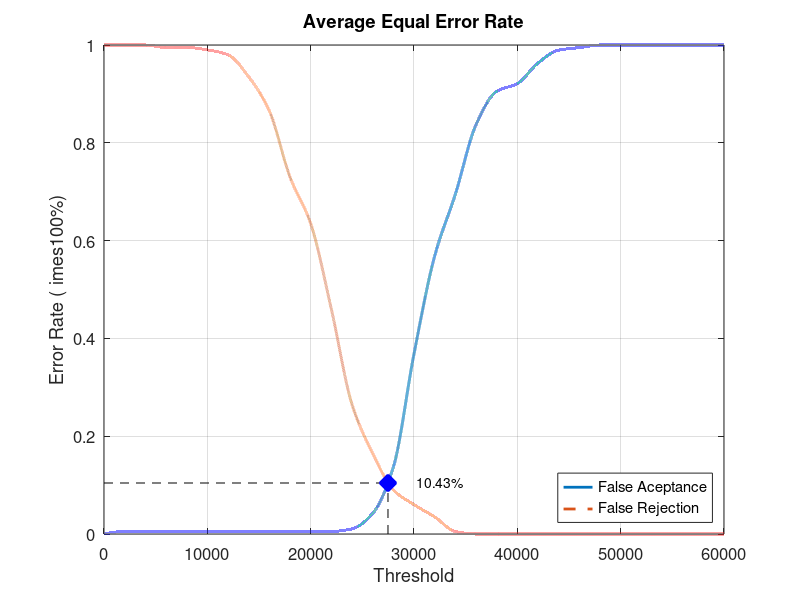
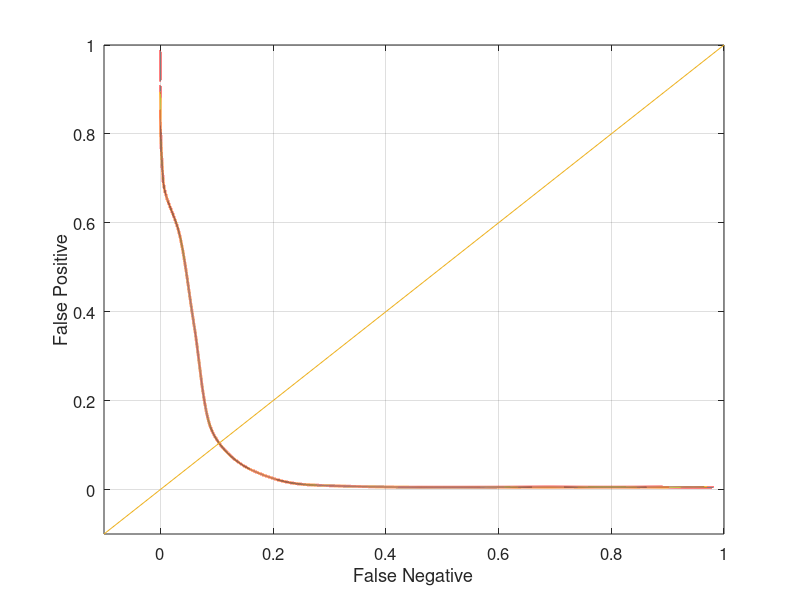

Write the MATLAB code that produced these figures, in order.
close all;
clear;
clc;
x = 0:2000:60000;
xq = 0:0.5:60000;

y0 = [0 0.00526316 0.00526316 0.00526316 0.00526316 0.00526316 0.00526316 0.00526316 0.00526316 0.00526316 0.00526316 0.00526316 0.0105263 0.0421053 0.136842 0.368421 0.568421 0.694737 0.836842 0.905263 0.921053 0.963158 0.989474 0.994737 1 1 1 1 1 1 1]
yy0 = interp1(x, y0, xq, 'pchip');
y1 = [1 1 1 0.995 0.995 0.99 0.98 0.935 0.865 0.73 0.635 0.46 0.265 0.165 0.09 0.06 0.035 0.005 0 0 0 0 0 0 0 0 0 0 0 0 0]
yy1 = interp1(x, y1, xq, 'pchip');

% Calculating EER: 
y2 = abs(y0 - y1);
find(y2 == min(y2))
yy2 = abs(yy0 - yy1);
xEER = find(yy2 == min(yy2));
xEERIndex = xq(xEER) % X-axis EER
yEER = yy0(xEER) % Y-axis EER

main = figure
plot(xq, yy0,'-','LineWidth', 2);	hold on
plot(xq, yy1,'--','LineWidth', 2);	hold on
plot([xEERIndex xEERIndex], [0 yEER], 'k--');	hold on
plot([0 xEERIndex], [yEER yEER], 'k--');	hold on
plot(xEERIndex, yEER, 'bx', 'LineWidth', 10);	hold on
text(xEERIndex + 10 * xEERIndex / 100, yEER, [num2str(round((10000 * yEER)) / 100) '%'])
legend('False Aceptance', 'False Rejection', 'Location', 'SouthEast')
xlabel('Threshold')
ylabel('Error Rate (	imes100%)')
title('Average Equal Error Rate')
set(gca, 'FontSize', 12)
axis([0 60000 0 1])
grid on

print(main, 'Database5_3Main', '-dpng');
FNRxFPR = figure('Color', [1 1 1]);
plot(yy1, yy0, '-', yy1, yy0, 'LineWidth', 2);
hold on
y = -0.1:0.1:1
plot(y, y); 
set(gca, 'FontSize', 12)
xlabel('False Negative')
ylabel('False Positive')
axis([-0.1 1 -0.1 1])
set(gca, 'FontSize', 12)
grid on

print(FNRxFPR, 'Database5_3FNRxFPR','-dpng');
